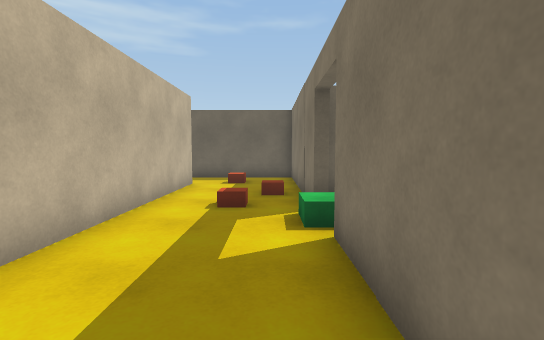
View 1 (above)

14 first-person views from a walk through a Unity game level. The camera is 1.2 m above the floor, tilts 4° down and sees 85° across. The floor is counted in squares, 1 m on a side. Each view is taken from the middle of a square. On the plan, view 1 faces up. The plan holds only what a view shows up to about 13 squares ahead; the rest is blank. The place goes on beyond the plan. The player character is not drawn.

View 2
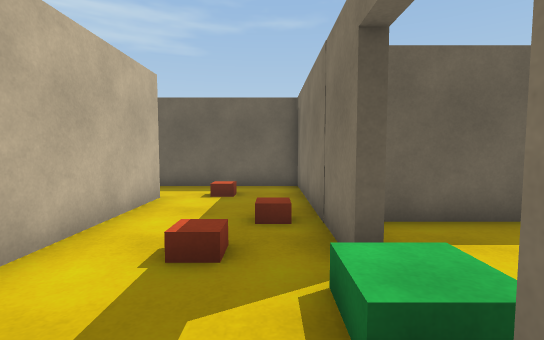

View 3
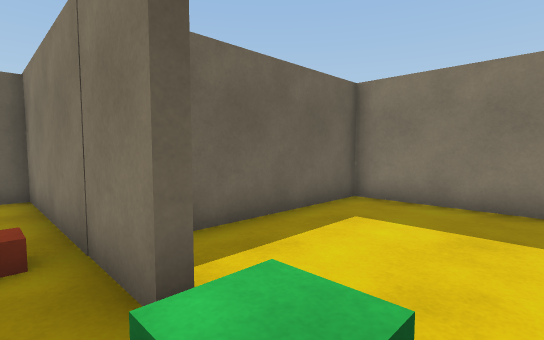

View 4
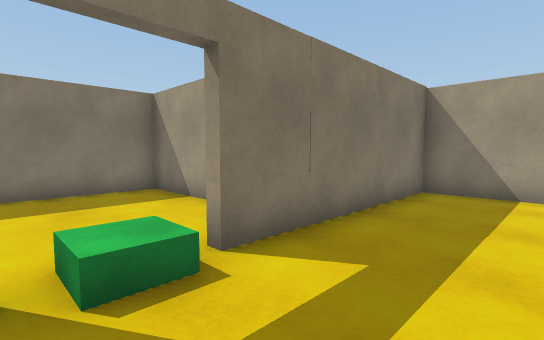

View 5
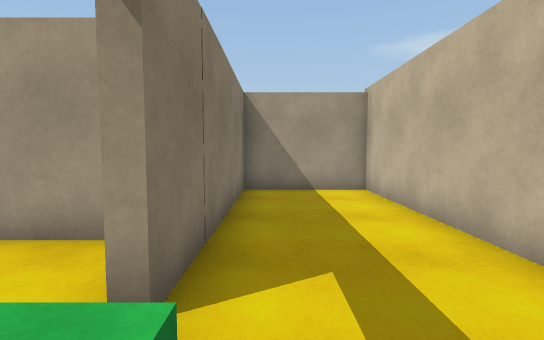

View 6
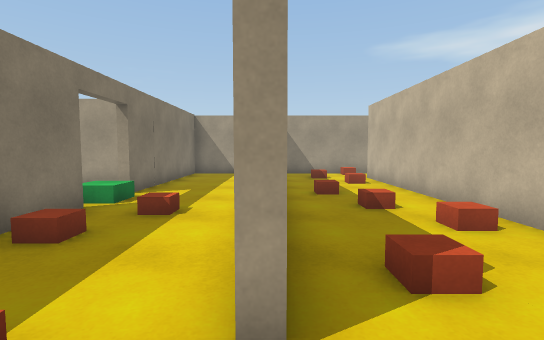

View 7
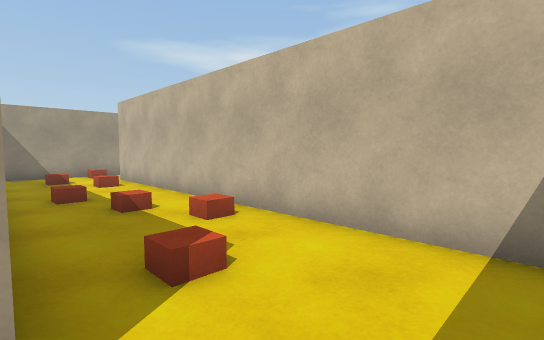

View 8
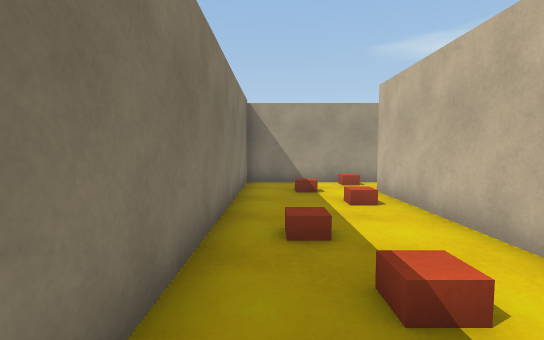

View 9
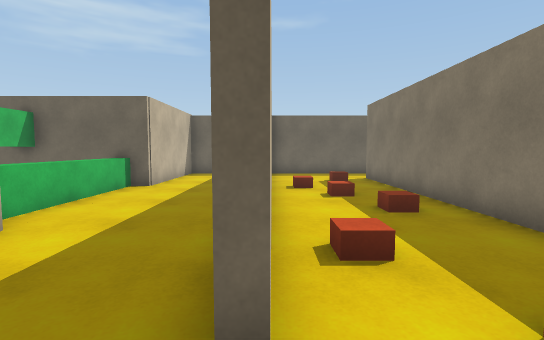

View 10
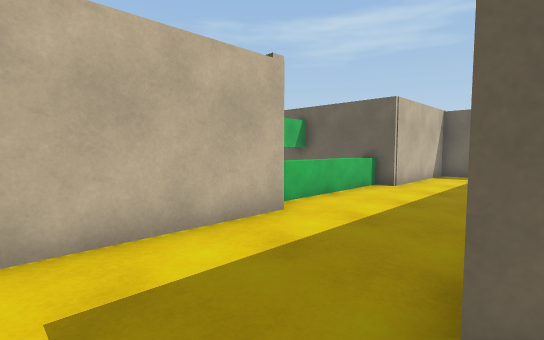

View 11
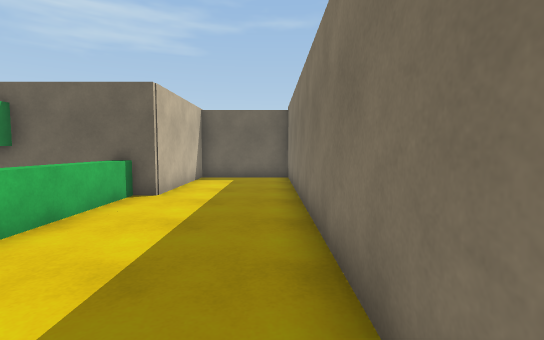

View 12
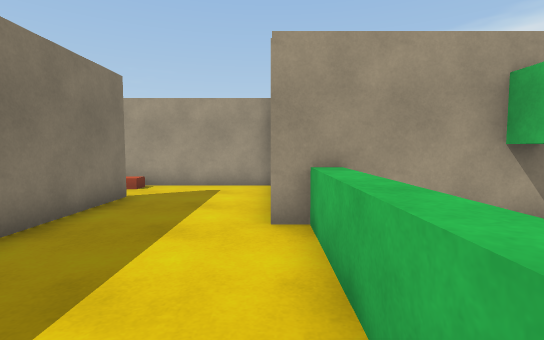

View 13
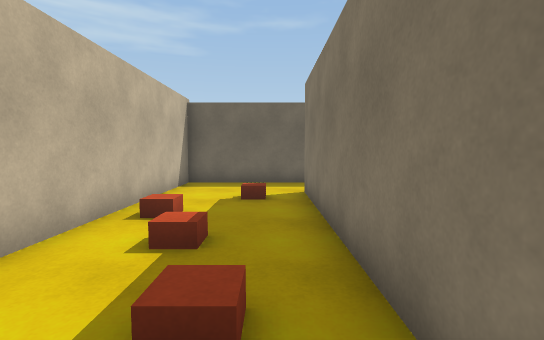

View 14
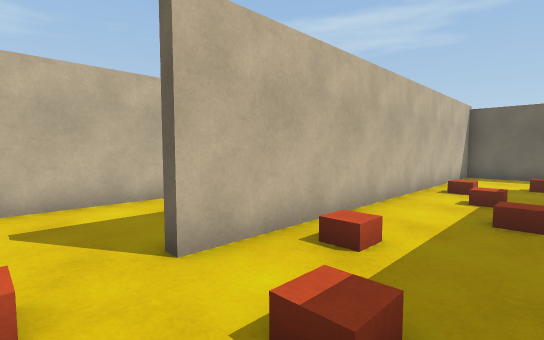

### Floor plan
Ten units are one square. View 1 is at (0, 0); x grows to the right and y downward. Boxes are objects, and circles mark ways between rooms. Rooms are numbered by the first view taken in them; rooms with no view inside come last. Other rooms are left out.
<svg viewBox="-150 -131 224 164">
<path fill="none" stroke="#000" d="M20 -21 69 -21 69 -78 8 -78 8 -126 -26 -126M-28 -104 -28 28 8 28 8 -24M-66 28 -31 28 -31 -104M-26 -126 -70 -126 -70 5M-145 -23 -110 -23 -110 19M-73 5 -73 -126 -110 -126 -110 -76 -145 -76M-110 28 -66 28M-116 -78 -116 -24"/>
<rect x="5" y="-45" width="10" height="20" fill="#bbb"><title>other object</title></rect>
<rect x="5" y="-75" width="10" height="20" fill="#bbb"><title>other object</title></rect>
<circle cx="-30" cy="-115" r="3" fill="#2a7"/>
<circle cx="-70" cy="15" r="3" fill="#2a7"/>
<text x="10" y="-50">1</text>
<text x="-50" y="-50">2</text>
<text x="-100" y="-50">3</text>
</svg>
Room 1 opens to room 2. Room 2 opens to room 3.

Where each view was taken, in squares from view 1:
view 1: 0 up, 0 right, facing up
view 2: 3 up, 0 right, facing up
view 3: 4 up, 0 right, facing up-right
view 4: 6 up, 2 left, facing down-right
view 5: 6 up, 0 right, facing down
view 6: 12 up, 3 left, facing down
view 7: 12 up, 3 left, facing down-left
view 8: 8 up, 4 left, facing down
view 9: 2 down, 7 left, facing up
view 10: 2 down, 7 left, facing up-left
view 11: 0 up, 8 left, facing up
view 12: 7 up, 11 left, facing down
view 13: 2 up, 4 left, facing up
view 14: 2 down, 4 left, facing up-left
